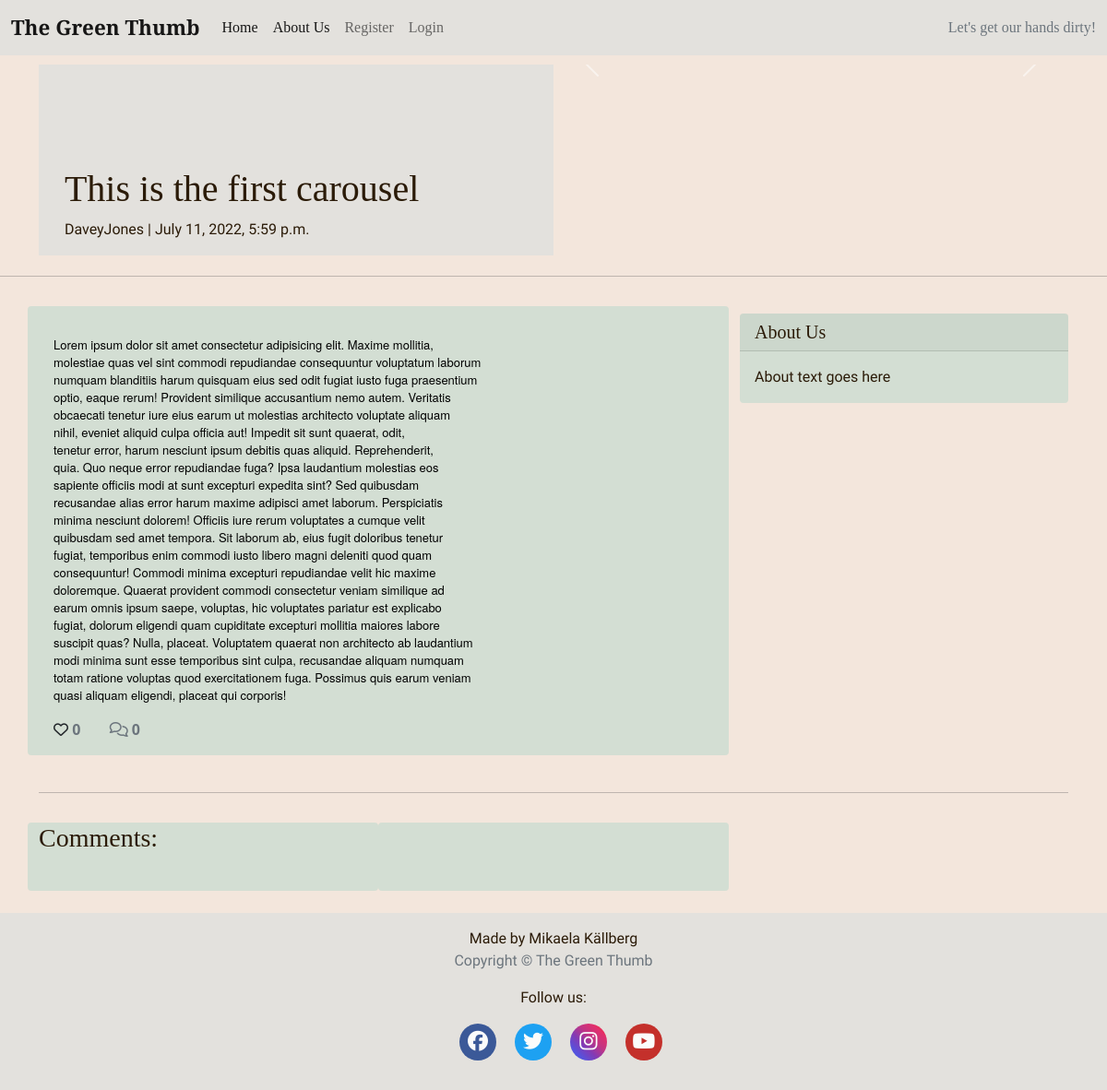
/this-is-the-first-carousel/, run on an earlier commit of the app's database.
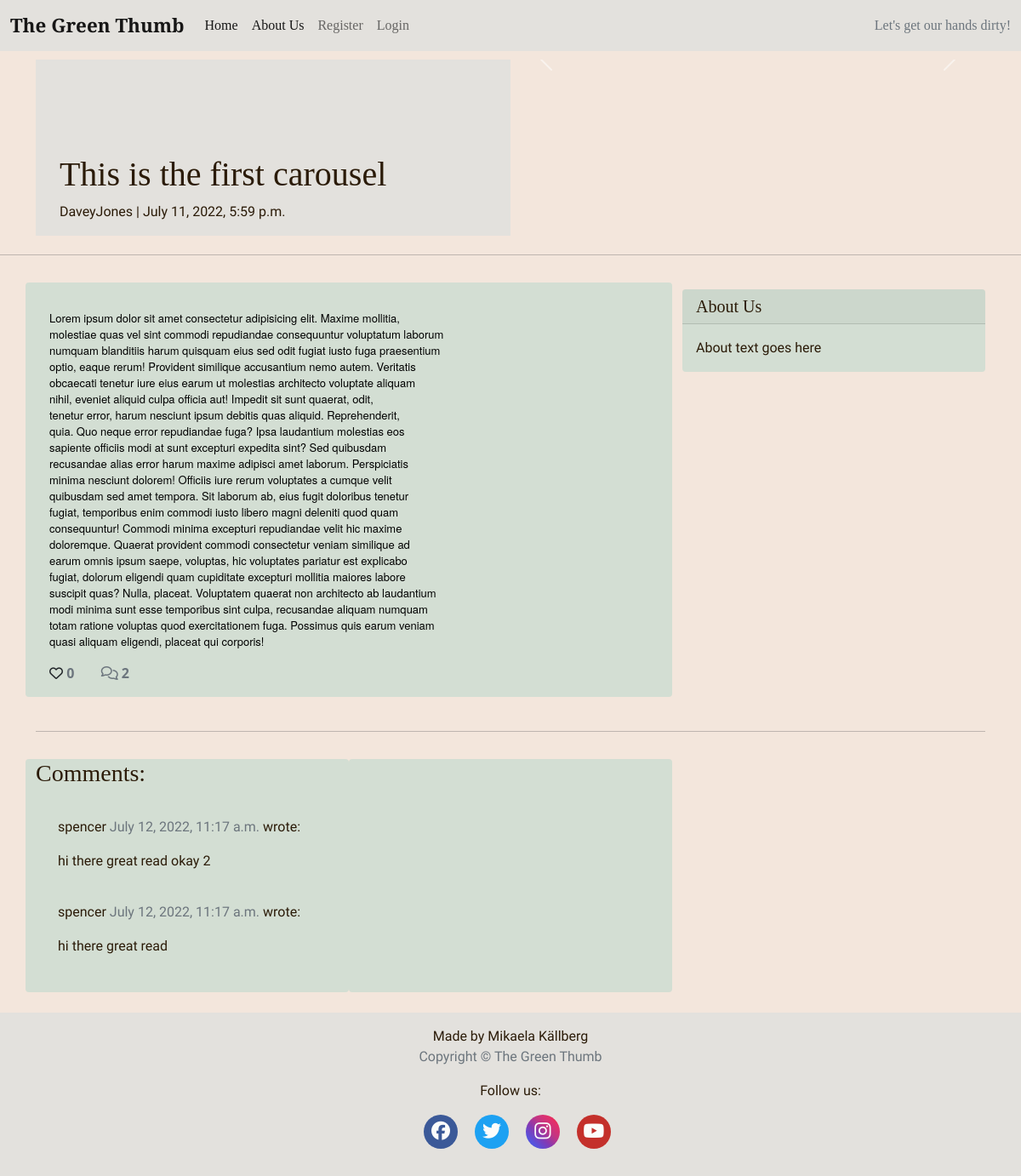
And on a later commit of the database.
### blog/models.py (models this page shows, shortened)
class CommentSection(models.Model):
    post = models.ForeignKey(
        BlogPost,
        on_delete=models.CASCADE,
        related_name='comments'
        )
    name = models.ForeignKey(
        User,
        on_delete=models.CASCADE,
        max_length=200,
        related_name='comment_author'
        )
    email = models.EmailField()
    body = models.TextField(max_length=400)
    created_on = models.DateTimeField(auto_now_add=True)
    approved = models.BooleanField(default=False)
    class Meta:
        ordering = ['created_on']

### blog/views.py (the view, shortened to what this page needs)
# urls.py: path('<slug:slug>/', views.PostDetail.as_view(), name='post_detail'),
class PostDetail(View):
    def get(self, request, slug, *args, **kwargs):
        queryset = BlogPost.objects.filter(status=1)
        post = get_object_or_404(queryset, slug=slug)
        photos = PostImage.objects.filter(post=post)
        comments = post.comments.filter(approved=True).order_by('-created_on')
        liked = False
        if post.likes.filter(id=self.request.user.id).exists():
            liked = True
        return render(
            request,
            'post_detail.html',
            {
                'post': post,
                'photos': photos,
                'comments': comments,
                'commented': False,
                'liked': liked,
                'form': CommentForm(),
                'title': post.title,
            },
        )

### blog/models.py (called while the page is built)
    def number_of_likes(self):
        return self.likes.count()

### templates/post_detail.html (shortened to what the changed rows need)
{% extends 'base.html' %} {% block content %}
{% load crispy_forms_tags %}
<div class="masthead">
    <div class="container">
        <div class="row g-0">
            <div class="col-md-6 masthead-text">
                <h1 class="post-title">{{ post.title }}</h1>
            </div>
        </div>
    </div>
</div>
<div class="container">
    <div class="row">
        <div class="col card mb-4  mt-3 left  top">
            <div class="card-body">
                <div class="row">
                    <div class="col-1">
                        {% with comments.count as total_comments %}
                        <strong class="text-secondary"><i class="far fa-comments"></i>
                            {{ total_comments }}
                        </strong>
                        {% endwith %}
                    </div>
                </div>
            </div>
        </div>
    </div>
    <div class="row">
        <div class="col-md-4 card mb-4  mt-3 ">
            <div class="card-body">
                {% for comment in comments %}
                <div class="comments" style="padding: 10px;">
                    <p class="font-weight-bold">
                        {{ comment.name }}
                        <span class=" text-muted font-weight-normal">
                            {{ comment.created_on }}
                        </span> wrote:
                    </p>
                    {% if request.user == comment.name %}
                    {{ comment.body | linebreaks }}
                    <a href="{% url 'update_comment' comment.pk %}"><i class="fa-solid fa-file-pen"></i></a>
                    <a href="{% url 'delete_comment' post.slug comment.pk %}"><i class="fa-solid fa-trash-can"></i></a>
                    {% else %}
                    {{ comment.body | linebreaks }}
                    {% endif %}
                </div>
                {% endfor %}
            </div>
        </div>
    </div>
</div>
{% endblock content %}

What changed in the data, as far as the page shows it:
added CommentSection: name "spencer", created_on "July 12, 2022, 11:17 a.m.", body "hi there great read okay 2"
added CommentSection: name "spencer", created_on "July 12, 2022, 11:17 a.m.", body "hi there great read"
Also different on the page:
{{ total_comments }}: "0" → "2"
